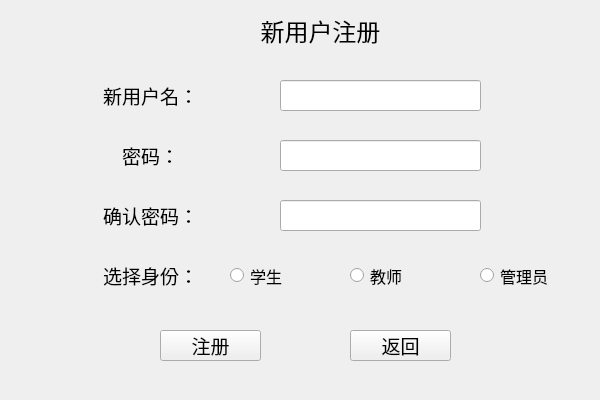
<?xml version="1.0" encoding="UTF-8"?>
<ui version="4.0">
 <class>MyRegister</class>
 <widget class="QWidget" name="MyRegister">
  <property name="geometry">
   <rect>
    <x>0</x>
    <y>0</y>
    <width>600</width>
    <height>400</height>
   </rect>
  </property>
  <property name="windowTitle">
   <string>注册界面</string>
  </property>
  <widget class="QLabel" name="label">
   <property name="geometry">
    <rect>
     <x>210</x>
     <y>10</y>
     <width>221</width>
     <height>41</height>
    </rect>
   </property>
   <property name="font">
    <font>
     <pointsize>18</pointsize>
    </font>
   </property>
   <property name="text">
    <string>&lt;html&gt;&lt;head/&gt;&lt;body&gt;&lt;p align=&quot;center&quot;&gt;新用户注册&lt;/p&gt;&lt;/body&gt;&lt;/html&gt;</string>
   </property>
  </widget>
  <widget class="QLabel" name="label_2">
   <property name="geometry">
    <rect>
     <x>80</x>
     <y>80</y>
     <width>141</width>
     <height>31</height>
    </rect>
   </property>
   <property name="text">
    <string>&lt;html&gt;&lt;head/&gt;&lt;body&gt;&lt;p align=&quot;center&quot;&gt;&lt;span style=&quot; font-size:14pt;&quot;&gt;新用户名：&lt;/span&gt;&lt;/p&gt;&lt;/body&gt;&lt;/html&gt;</string>
   </property>
  </widget>
  <widget class="QLabel" name="label_3">
   <property name="geometry">
    <rect>
     <x>80</x>
     <y>140</y>
     <width>141</width>
     <height>31</height>
    </rect>
   </property>
   <property name="text">
    <string>&lt;html&gt;&lt;head/&gt;&lt;body&gt;&lt;p align=&quot;center&quot;&gt;&lt;span style=&quot; font-size:14pt;&quot;&gt;密码：&lt;/span&gt;&lt;/p&gt;&lt;/body&gt;&lt;/html&gt;</string>
   </property>
  </widget>
  <widget class="QLabel" name="label_4">
   <property name="geometry">
    <rect>
     <x>80</x>
     <y>200</y>
     <width>141</width>
     <height>31</height>
    </rect>
   </property>
   <property name="text">
    <string>&lt;html&gt;&lt;head/&gt;&lt;body&gt;&lt;p align=&quot;center&quot;&gt;&lt;span style=&quot; font-size:14pt;&quot;&gt;确认密码：&lt;/span&gt;&lt;/p&gt;&lt;/body&gt;&lt;/html&gt;</string>
   </property>
  </widget>
  <widget class="QLineEdit" name="usernameLineEdit">
   <property name="geometry">
    <rect>
     <x>280</x>
     <y>80</y>
     <width>201</width>
     <height>31</height>
    </rect>
   </property>
  </widget>
  <widget class="QLineEdit" name="passwordLineEdit">
   <property name="geometry">
    <rect>
     <x>280</x>
     <y>140</y>
     <width>201</width>
     <height>31</height>
    </rect>
   </property>
  </widget>
  <widget class="QLineEdit" name="confirmPasswordLineEdit">
   <property name="geometry">
    <rect>
     <x>280</x>
     <y>200</y>
     <width>201</width>
     <height>31</height>
    </rect>
   </property>
  </widget>
  <widget class="QPushButton" name="registerButton">
   <property name="geometry">
    <rect>
     <x>160</x>
     <y>330</y>
     <width>101</width>
     <height>31</height>
    </rect>
   </property>
   <property name="font">
    <font>
     <pointsize>14</pointsize>
    </font>
   </property>
   <property name="text">
    <string>注册</string>
   </property>
  </widget>
  <widget class="QPushButton" name="backButton">
   <property name="geometry">
    <rect>
     <x>350</x>
     <y>330</y>
     <width>101</width>
     <height>31</height>
    </rect>
   </property>
   <property name="font">
    <font>
     <pointsize>14</pointsize>
    </font>
   </property>
   <property name="text">
    <string>返回</string>
   </property>
  </widget>
  <widget class="QRadioButton" name="studentRadioButton">
   <property name="geometry">
    <rect>
     <x>230</x>
     <y>260</y>
     <width>81</width>
     <height>31</height>
    </rect>
   </property>
   <property name="font">
    <font>
     <pointsize>12</pointsize>
    </font>
   </property>
   <property name="text">
    <string>学生</string>
   </property>
  </widget>
  <widget class="QRadioButton" name="teacherRadioButton">
   <property name="geometry">
    <rect>
     <x>350</x>
     <y>260</y>
     <width>81</width>
     <height>31</height>
    </rect>
   </property>
   <property name="font">
    <font>
     <pointsize>12</pointsize>
    </font>
   </property>
   <property name="text">
    <string>教师</string>
   </property>
  </widget>
  <widget class="QRadioButton" name="administratorRadioButton">
   <property name="geometry">
    <rect>
     <x>480</x>
     <y>260</y>
     <width>81</width>
     <height>31</height>
    </rect>
   </property>
   <property name="font">
    <font>
     <pointsize>12</pointsize>
    </font>
   </property>
   <property name="text">
    <string>管理员</string>
   </property>
  </widget>
  <widget class="QLabel" name="label_5">
   <property name="geometry">
    <rect>
     <x>80</x>
     <y>260</y>
     <width>141</width>
     <height>31</height>
    </rect>
   </property>
   <property name="text">
    <string>&lt;html&gt;&lt;head/&gt;&lt;body&gt;&lt;p align=&quot;center&quot;&gt;&lt;span style=&quot; font-size:14pt;&quot;&gt;选择身份：&lt;/span&gt;&lt;/p&gt;&lt;/body&gt;&lt;/html&gt;</string>
   </property>
  </widget>
 </widget>
 <resources/>
 <connections/>
</ui>
